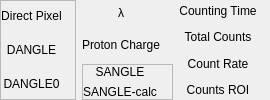
              <widget class="QFrame" name="frame">
               <property name="frameShape">
                <enum>QFrame::NoFrame</enum>
               </property>
               <layout class="QHBoxLayout" name="horizontalLayout_13">
                <property name="margin">
                 <number>0</number>
                </property>
                <item>
                 <widget class="QFrame" name="frame_5">
                  <property name="frameShape">
                   <enum>QFrame::StyledPanel</enum>
                  </property>
                  <property name="frameShadow">
                   <enum>QFrame::Raised</enum>
                  </property>
                  <layout class="QGridLayout" name="gridLayout_4">
                   <property name="margin">
                    <number>0</number>
                   </property>
                   <item row="0" column="0">
                    <widget class="QLabel" name="label_17">
                     <property name="toolTip">
                      <string>Direct pixel value read from file, if overwrite is active, the read value is in brackets</string>
                     </property>
                     <property name="text">
                      <string>Direct Pixel</string>
                     </property>
                     <property name="alignment">
                      <set>Qt::AlignCenter</set>
                     </property>
                    </widget>
                   </item>
                   <item row="1" column="0">
                    <widget class="QLabel" name="label_11">
                     <property name="toolTip">
                      <string>Detector Angle value read from file</string>
                     </property>
                     <property name="text">
                      <string>DANGLE</string>
                     </property>
                     <property name="alignment">
                      <set>Qt::AlignCenter</set>
                     </property>
                     <property name="textInteractionFlags">
                      <set>Qt::LinksAccessibleByMouse|Qt::TextSelectableByMouse</set>
                     </property>
                    </widget>
                   </item>
                   <item row="2" column="0">
                    <widget class="QLabel" name="label_15">
                     <property name="toolTip">
                      <string>Two theta value calculated from file, if DANGLE0 overwrite is active, the read value is in brackets</string>
                     </property>
                     <property name="text">
                      <string>DANGLE0</string>
                     </property>
                     <property name="alignment">
                      <set>Qt::AlignCenter</set>
                     </property>
                     <property name="textInteractionFlags">
                      <set>Qt::LinksAccessibleByMouse|Qt::TextSelectableByMouse</set>
                     </property>
                    </widget>
                   </item>
                   <item row="0" column="1">
                    <widget class="QLabel" name="datasetDirectPixel">
                     <property name="toolTip">
                      <string>Direct pixel value read from file, if overwrite is active, the read value is in brackets</string>
                     </property>
                     <property name="text">
                      <string/>
                     </property>
                    </widget>
                   </item>
                   <item row="1" column="1">
                    <widget class="QLabel" name="datasetDangle">
                     <property name="toolTip">
                      <string>Detector Angle value read from file</string>
                     </property>
                     <property name="text">
                      <string/>
                     </property>
                     <property name="margin">
                      <number>2</number>
                     </property>
                     <property name="textInteractionFlags">
                      <set>Qt::LinksAccessibleByMouse|Qt::TextSelectableByMouse</set>
                     </property>
                    </widget>
                   </item>
                   <item row="2" column="1">
                    <widget class="QLabel" name="datasetDangle0">
                     <property name="toolTip">
                      <string>Two theta value calculated from file, if DANGLE0 overwrite is active, the read value is in brackets</string>
                     </property>
                     <property name="text">
                      <string/>
                     </property>
                     <property name="margin">
                      <number>2</number>
                     </property>
                     <property name="textInteractionFlags">
                      <set>Qt::LinksAccessibleByMouse|Qt::TextSelectableByMouse</set>
                     </property>
                    </widget>
                   </item>
                  </layout>
                 </widget>
                </item>
                <item>
                 <widget class="QWidget" name="widget_8" native="true">
                  <layout class="QGridLayout" name="gridLayout_11">
                   <property name="margin">
                    <number>0</number>
                   </property>
                   <item row="1" column="0">
                    <widget class="QLabel" name="label_8">
                     <property name="toolTip">
                      <string>Read from file</string>
                     </property>
                     <property name="text">
                      <string>λ</string>
                     </property>
                     <property name="alignment">
                      <set>Qt::AlignCenter</set>
                     </property>
                     <property name="textInteractionFlags">
                      <set>Qt::LinksAccessibleByMouse|Qt::TextSelectableByMouse</set>
                     </property>
                    </widget>
                   </item>
                   <item row="3" column="0" colspan="2">
                    <widget class="QFrame" name="frame_6">
                     <property name="frameShape">
                      <enum>QFrame::StyledPanel</enum>
                     </property>
                     <property name="frameShadow">
                      <enum>QFrame::Raised</enum>
                     </property>
                     <layout class="QGridLayout" name="gridLayout_9">
                      <property name="margin">
                       <number>0</number>
                      </property>
                      <item row="0" column="0">
                       <widget class="QLabel" name="label_12">
                        <property name="toolTip">
                         <string>Sample angle read from file</string>
                        </property>
                        <property name="text">
                         <string>SANGLE</string>
                        </property>
                        <property name="alignment">
                         <set>Qt::AlignCenter</set>
                        </property>
                        <property name="textInteractionFlags">
                         <set>Qt::LinksAccessibleByMouse|Qt::TextSelectableByMouse</set>
                        </property>
                       </widget>
                      </item>
                      <item row="0" column="1">
                       <widget class="QLabel" name="datasetSangle">
                        <property name="toolTip">
                         <string>Sample angle read from file</string>
                        </property>
                        <property name="text">
                         <string/>
                        </property>
                        <property name="margin">
                         <number>2</number>
                        </property>
                        <property name="textInteractionFlags">
                         <set>Qt::LinksAccessibleByMouse|Qt::TextSelectableByMouse</set>
                        </property>
                       </widget>
                      </item>
                      <item row="1" column="0">
                       <widget class="QLabel" name="label_13">
                        <property name="toolTip">
                         <string>Sample angle calculated from 2Θ and X-center position</string>
                        </property>
                        <property name="text">
                         <string>SANGLE-calc</string>
                        </property>
                        <property name="alignment">
                         <set>Qt::AlignCenter</set>
                        </property>
                        <property name="textInteractionFlags">
                         <set>Qt::LinksAccessibleByMouse|Qt::TextSelectableByMouse</set>
                        </property>
                       </widget>
                      </item>
                      <item row="1" column="1">
                       <widget class="QLabel" name="datasetAi">
                        <property name="toolTip">
                         <string>Sample angle calculated from 2Θ and X-center position</string>
                        </property>
                        <property name="text">
                         <string/>
                        </property>
                        <property name="margin">
                         <number>2</number>
                        </property>
                        <property name="textInteractionFlags">
                         <set>Qt::LinksAccessibleByMouse|Qt::TextSelectableByMouse</set>
                        </property>
                       </widget>
                      </item>
                     </layout>
                    </widget>
                   </item>
                   <item row="1" column="1">
                    <widget class="QLabel" name="datasetLambda">
                     <property name="toolTip">
                      <string>Read from file</string>
                     </property>
                     <property name="text">
                      <string/>
                     </property>
                     <property name="margin">
                      <number>2</number>
                     </property>
                     <property name="textInteractionFlags">
                      <set>Qt::LinksAccessibleByMouse|Qt::TextSelectableByMouse</set>
                     </property>
                    </widget>
                   </item>
                   <item row="2" column="0">
                    <widget class="QLabel" name="label_9">
                     <property name="toolTip">
                      <string>Read from file</string>
                     </property>
                     <property name="text">
                      <string>Proton Charge</string>
                     </property>
                     <property name="alignment">
                      <set>Qt::AlignCenter</set>
                     </property>
                     <property name="textInteractionFlags">
                      <set>Qt::LinksAccessibleByMouse|Qt::TextSelectableByMouse</set>
                     </property>
                    </widget>
                   </item>
                   <item row="2" column="1">
                    <widget class="QLabel" name="datasetPCharge">
                     <property name="toolTip">
                      <string>Read from file</string>
                     </property>
                     <property name="text">
                      <string/>
                     </property>
                     <property name="margin">
                      <number>2</number>
                     </property>
                     <property name="textInteractionFlags">
                      <set>Qt::LinksAccessibleByMouse|Qt::TextSelectableByMouse</set>
                     </property>
                    </widget>
                   </item>
                  </layout>
                 </widget>
                </item>
                <item>
                 <widget class="QWidget" name="widget_7" native="true">
                  <layout class="QGridLayout" name="gridLayout_10">
                   <property name="margin">
                    <number>0</number>
                   </property>
                   <item row="2" column="0">
                    <widget class="QLabel" name="label_10">
                     <property name="toolTip">
                      <string>Read from file</string>
                     </property>
                     <property name="text">
                      <string>Total Counts</string>
                     </property>
                     <property name="alignment">
                      <set>Qt::AlignCenter</set>
                     </property>
                     <property name="textInteractionFlags">
                      <set>Qt::LinksAccessibleByMouse|Qt::TextSelectableByMouse</set>
                     </property>
                    </widget>
                   </item>
                   <item row="2" column="1">
                    <widget class="QLabel" name="datasetTotCounts">
                     <property name="toolTip">
                      <string>Read from file</string>
                     </property>
                     <property name="text">
                      <string/>
                     </property>
                     <property name="margin">
                      <number>2</number>
                     </property>
                     <property name="textInteractionFlags">
                      <set>Qt::LinksAccessibleByMouse|Qt::TextSelectableByMouse</set>
                     </property>
                    </widget>
                   </item>
                   <item row="3" column="1">
                    <widget class="QLabel" name="datasetRate">
                     <property name="text">
                      <string/>
                     </property>
                     <property name="textInteractionFlags">
                      <set>Qt::LinksAccessibleByMouse|Qt::TextSelectableByMouse</set>
                     </property>
                    </widget>
                   </item>
                   <item row="1" column="1">
                    <widget class="QLabel" name="datasetTime">
                     <property name="text">
                      <string/>
                     </property>
                     <property name="textInteractionFlags">
                      <set>Qt::LinksAccessibleByMouse|Qt::TextSelectableByMouse</set>
                     </property>
                    </widget>
                   </item>
                   <item row="1" column="0">
                    <widget class="QLabel" name="label_6">
                     <property name="text">
                      <string>Counting Time</string>
                     </property>
                     <property name="alignment">
                      <set>Qt::AlignCenter</set>
                     </property>
                    </widget>
                   </item>
                   <item row="3" column="0">
                    <widget class="QLabel" name="label_37">
                     <property name="text">
                      <string>Count Rate</string>
                     </property>
                     <property name="alignment">
                      <set>Qt::AlignCenter</set>
                     </property>
                    </widget>
                   </item>
                   <item row="4" column="1">
                    <widget class="QLabel" name="datasetROI">
                     <property name="toolTip">
                      <string>Counts in the window selected for X and Y</string>
                     </property>
                     <property name="text">
                      <string/>
                     </property>
                     <property name="margin">
                      <number>2</number>
                     </property>
                     <property name="textInteractionFlags">
                      <set>Qt::LinksAccessibleByMouse|Qt::TextSelectableByMouse</set>
                     </property>
                    </widget>
                   </item>
                   <item row="4" column="0">
                    <widget class="QLabel" name="label_14">
                     <property name="toolTip">
                      <string>Counts in the window selected for X and Y</string>
                     </property>
                     <property name="text">
                      <string>Counts ROI</string>
                     </property>
                     <property name="alignment">
                      <set>Qt::AlignCenter</set>
                     </property>
                     <property name="textInteractionFlags">
                      <set>Qt::LinksAccessibleByMouse|Qt::TextSelectableByMouse</set>
                     </property>
                    </widget>
                   </item>
                  </layout>
                 </widget>
                </item>
               </layout>
              </widget>
